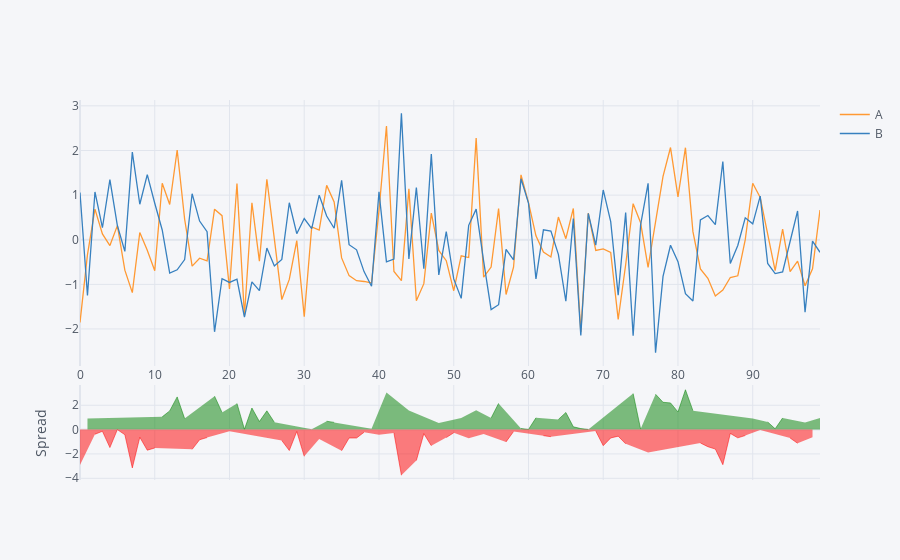

The code cell stored with this chart in its notebook:
### Markdown cell above
## Spread

### Code cell
df[["A", "B"]].iplot(kind="spread")

### Figure 1 — Plotly figure (JSON) as saved in the notebook; plotly's stock layout.template omitted (floating-point values rounded to 4 significant figures)
{"data": [{"line": {"color": "rgba(255, 153, 51, 1.0)", "dash": "solid", "shape": "linear", "width": 1.3}, "mode": "lines", "name": "A", "text": "", "type": "scatter", "x": [0, 1, 2, 3, 4, 5, 6, 7, 8, 9, 10, 11, 12, 13, 14, 15, 16, 17, 18, 19, 20, 21, 22, 23, 24, 25, 26, 27, 28, 29, 30, 31, 32, 33, 34, 35, 36, 37, 38, 39, 40, 41, 42, 43, 44, 45, 46, 47, 48, 49, 50, 51, 52, 53, 54, 55, 56, 57, 58, 59, 60, 61, 62, 63, 64, 65, 66, 67, 68, 69, 70, 71, 72, 73, 74, 75, 76, 77, 78, 79, 80, 81, 82, 83, 84, 85, 86, 87, 88, 89, 90, 91, 92, 93, 94, 95, 96, 97, 98, 99], "y": [-1.855, -0.3341, 0.6857, 0.1291, -0.1301, 0.316, -0.6814, -1.186, 0.1625, -0.235, -0.6958, 1.266, 0.7895, 2.01, 0.4582, -0.5926, -0.4153, -0.4731, 0.6844, 0.5392, -1.1, 1.261, -1.703, 0.8281, -0.4784, 1.354, 0.01852, -1.341, -0.8896, -0.02061, -1.724, 0.2846, 0.2166, 1.218, 0.8483, -0.4078, -0.805, -0.9176, -0.9357, -0.97, 0.6506, 2.548, -0.7096, -0.9174, 1.139, -1.369, -0.9843, 0.5946, -0.2389, -0.4692, -1.143, -0.3612, -0.3993, 2.277, -0.838, -0.6124, 0.6962, -1.228, -0.6166, 1.453, 0.8325, 0.08735, -0.2778, -0.3866, 0.5077, 0.02346, 0.7012, -2.064, 0.5982, -0.2402, -0.2055, -0.2822, -1.785, -0.5601, 0.8085, 0.3797, -0.6196, 0.3758, 1.42, 2.066, 0.9587, 2.062, 0.1805, -0.6541, -0.8644, -1.261, -1.128, -0.8471, -0.8077, 0.002227, 1.266, 0.9466, 0.09312, -0.6926, 0.2355, -0.7126, -0.4803, -1.032, -0.6525, 0.666]}, {"line": {"color": "rgba(55, 128, 191, 1.0)", "dash": "solid", "shape": "linear", "width": 1.3}, "mode": "lines", "name": "B", "text": "", "type": "scatter", "x": [0, 1, 2, 3, 4, 5, 6, 7, 8, 9, 10, 11, 12, 13, 14, 15, 16, 17, 18, 19, 20, 21, 22, 23, 24, 25, 26, 27, 28, 29, 30, 31, 32, 33, 34, 35, 36, 37, 38, 39, 40, 41, 42, 43, 44, 45, 46, 47, 48, 49, 50, 51, 52, 53, 54, 55, 56, 57, 58, 59, 60, 61, 62, 63, 64, 65, 66, 67, 68, 69, 70, 71, 72, 73, 74, 75, 76, 77, 78, 79, 80, 81, 82, 83, 84, 85, 86, 87, 88, 89, 90, 91, 92, 93, 94, 95, 96, 97, 98, 99], "y": [1.059, -1.249, 1.07, 0.2687, 1.347, 0.3186, -0.2603, 1.962, 0.7947, 1.458, 0.8173, 0.2187, -0.7463, -0.6733, -0.4448, 1.031, 0.4183, 0.1808, -2.063, -0.8722, -0.9574, -0.8862, -1.733, -0.9429, -1.141, -0.1852, -0.5886, -0.4413, 0.8285, 0.1346, 0.4756, 0.2477, 0.9974, 0.5318, 0.2573, 1.328, -0.111, -0.2265, -0.7145, -1.042, 1.074, -0.495, -0.4349, 2.833, -0.4304, 1.169, -0.6489, 1.92, -0.789, 0.1837, -0.8774, -1.314, 0.3222, 0.6854, -0.4782, -1.565, -1.456, -0.2177, -0.4529, 1.367, 0.8205, -0.879, 0.2219, 0.1948, -0.3264, -1.379, 0.473, -2.146, 0.5881, -0.121, 1.115, 0.4066, -1.242, 0.6071, -2.152, 0.3346, 1.262, -2.532, -0.8227, -0.1236, -0.4922, -1.21, -1.373, 0.4453, 0.5434, 0.3391, 1.754, -0.5327, -0.1287, 0.4903, 0.3555, 0.9779, -0.5302, -0.7592, -0.7203, -0.01965, 0.6442, -1.622, -0.03034, -0.2811]}, {"connectgaps": false, "fill": "tozeroy", "line": {"color": "green", "dash": "solid", "shape": "linear", "width": 0.5}, "mode": "lines", "name": "Spread", "showlegend": false, "type": "scatter", "x": [0, 1, 2, 3, 4, 5, 6, 7, 8, 9, 10, 11, 12, 13, 14, 15, 16, 17, 18, 19, 20, 21, 22, 23, 24, 25, 26, 27, 28, 29, 30, 31, 32, 33, 34, 35, 36, 37, 38, 39, 40, 41, 42, 43, 44, 45, 46, 47, 48, 49, 50, 51, 52, 53, 54, 55, 56, 57, 58, 59, 60, 61, 62, 63, 64, 65, 66, 67, 68, 69, 70, 71, 72, 73, 74, 75, 76, 77, 78, 79, 80, 81, 82, 83, 84, 85, 86, 87, 88, 89, 90, 91, 92, 93, 94, 95, 96, 97, 98, 99], "xaxis": "x2", "y": ["", 0.9147, "", "", "", "", "", "", "", "", "", 1.047, 1.536, 2.684, 0.9031, "", "", "", 2.748, 1.411, "", 2.147, 0.03, 1.771, 0.6627, 1.54, 0.6071, "", "", "", "", 0.03688, "", 0.6862, 0.591, "", "", "", "", 0.0717, "", 3.043, "", "", 1.569, "", "", "", 0.5501, "", "", 0.9527, "", 1.592, "", 0.9521, 2.152, "", "", 0.08632, 0.01198, 0.9663, "", "", 0.834, 1.402, 0.2282, 0.08235, 0.01011, "", "", "", "", "", 2.96, 0.04502, "", 2.907, 2.243, 2.19, 1.451, 3.272, 1.553, "", "", "", "", "", "", "", 0.9107, "", 0.6234, 0.06659, 0.9558, "", "", 0.5903, "", 0.9471], "yaxis": "y2"}, {"connectgaps": false, "fill": "tozeroy", "line": {"color": "red", "dash": "solid", "shape": "linear", "width": 0.5}, "mode": "lines", "name": "Spread", "showlegend": false, "type": "scatter", "x": [0, 1, 2, 3, 4, 5, 6, 7, 8, 9, 10, 11, 12, 13, 14, 15, 16, 17, 18, 19, 20, 21, 22, 23, 24, 25, 26, 27, 28, 29, 30, 31, 32, 33, 34, 35, 36, 37, 38, 39, 40, 41, 42, 43, 44, 45, 46, 47, 48, 49, 50, 51, 52, 53, 54, 55, 56, 57, 58, 59, 60, 61, 62, 63, 64, 65, 66, 67, 68, 69, 70, 71, 72, 73, 74, 75, 76, 77, 78, 79, 80, 81, 82, 83, 84, 85, 86, 87, 88, 89, 90, 91, 92, 93, 94, 95, 96, 97, 98, 99], "xaxis": "x2", "y": [-2.914, "", -0.3843, -0.1396, -1.477, -0.002662, -0.4211, -3.148, -0.6322, -1.693, -1.513, "", "", "", "", -1.624, -0.8336, -0.6539, "", "", -0.1429, "", "", "", "", "", "", -0.9, -1.718, -0.1552, -2.2, "", -0.7807, "", "", -1.736, -0.694, -0.6911, -0.2212, "", -0.4231, "", -0.2748, -3.75, "", -2.538, -0.3353, -1.325, "", -0.653, -0.2652, "", -0.7216, "", -0.3598, "", "", -1.01, -0.1637, "", "", "", -0.4997, -0.5813, "", "", "", "", "", -0.1191, -1.32, -0.6887, -0.5424, -1.167, "", "", -1.882, "", "", "", "", "", "", -1.099, -1.408, -1.6, -2.881, -0.3144, -0.6791, -0.4881, "", -0.03133, "", "", "", -0.693, -1.125, "", -0.6222, ""], "yaxis": "y2"}], "layout": {"hovermode": "x", "legend": {"bgcolor": "#F5F6F9", "font": {"color": "#4D5663"}}, "paper_bgcolor": "#F5F6F9", "plot_bgcolor": "#F5F6F9", "title": {"font": {"color": "#4D5663"}}, "xaxis": {"gridcolor": "#E1E5ED", "showgrid": true, "tickfont": {"color": "#4D5663"}, "title": {"font": {"color": "#4D5663"}, "text": ""}, "zerolinecolor": "#E1E5ED"}, "xaxis2": {"anchor": "y2", "gridcolor": "#E1E5ED", "showgrid": true, "showticklabels": false, "tickfont": {"color": "#4D5663"}, "title": {"font": {"color": "#4D5663"}, "text": ""}, "zerolinecolor": "#E1E5ED"}, "yaxis": {"domain": [0.3, 1], "gridcolor": "#E1E5ED", "showgrid": true, "tickfont": {"color": "#4D5663"}, "title": {"font": {"color": "#4D5663"}, "text": ""}, "zerolinecolor": "#E1E5ED"}, "yaxis2": {"domain": [0, 0.25], "gridcolor": "#E1E5ED", "showgrid": true, "tickfont": {"color": "#4D5663"}, "title": {"font": {"color": "#4D5663"}, "text": "Spread"}, "zerolinecolor": "#E1E5ED"}}}
